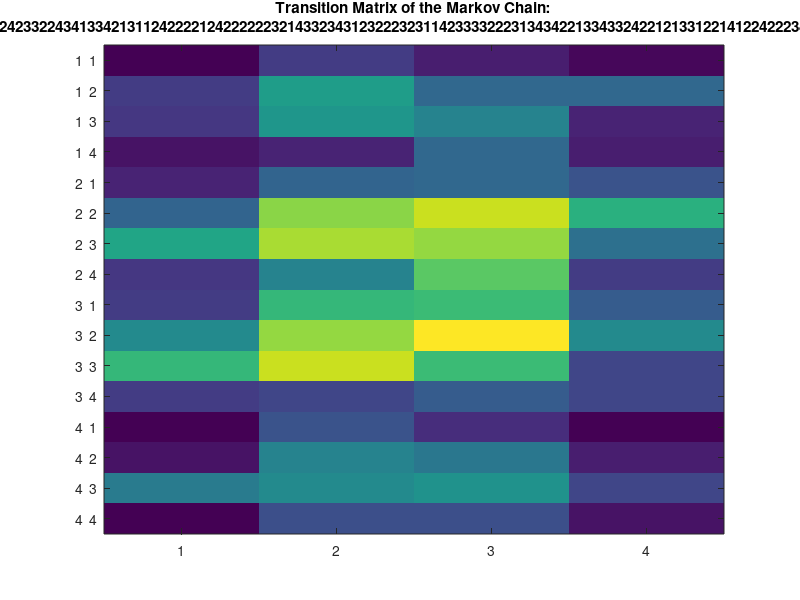

Source code (MATLAB):
function [ transitionMatrix columnStates ] = getTransitionMatrix(markovChain,Norder)
%  Constructs the transition matrix of a markov chain, given the markovChain and the order, i.e., an integer greater or equal to 1.
%
% Inputs:
%    markovChain : the markov chain, in integers.
%    Norder : the order to be analyzed. 
% Ouptuts: 
%    transition matrix: the state-transition matrix (TM), where each value represents
%                       the number of occurrence for a sequence of states, which is the 
%                       previous state (column of TM) followed by the current state (row of TM).
%                       (See references for more info.)
%    columnStates: the sequence for the previous state(column of TM).
%%
% %Example 1:
% %outputs the 1st order transition matrix of the below markov chain.
% markovChain = [1 6 1 6 4 4 4 3 1 2 2 3 4 5 4 5 2 6 2 6 2]; Norder = 1;
% [ transitionMatrix columnStates ] = getTransitionMatrix(markovChain,Norder);
%
%%
% %Example 2:
% %plots the 2nd order transition matrix of a random markov chain with 4 states
% getTransitionMatrix;
%
%%
% ref: http://en.wikipedia.org/wiki/Markov_chain
%      http://stackoverflow.com/questions/11072206/constructing-a-multi-order-markov-chain-transition-matrix-in-matlab
%      
% $ version 1   $ by Pangyu Teng $ 25JUN2012 $ created $ 
% $ version 1.1 $ by Pangyu Teng $ 26Jun2012 $ updated, multi-order support
%

if nargin < 2,
    display(sprintf('2 inputs required (getTransitionMatrix.m)\nusing example data... '));
    %return;        
    markovChain = round(3*rand([1,1000])+1);
    Norder = 2;
end

if Norder < 1,
    display('Norder has to be >1 (getTransitionMatrix.m)');
    return;
end

if numel(markovChain) <= Norder
    display('Need more data for the 1st input. (getTransitionMatrix.m)');
    return;
end

%make markovChain a column
if size(markovChain,1) > 1;
    markovChain = markovChain';
end

%number of states
Nstates = max(markovChain);

if Norder == 1,
    
    %get transition matrix
    transitionMatrix = full(sparse(markovChain(1:end-1),markovChain(2:end),1,Nstates^Norder,Nstates));
    columnStates = cellstr(regexprep(num2str(1:Nstates),'[^\w'']','')');
    
else

    %get Norder-contiguous sequences of the markov chain
    ngrams = [];
    for i = 0:Norder-1
        ngrams = [ngrams, circshift(markovChain,[0 -1*(i)])'];
    end
    ngrams = cellstr(num2str( ngrams));
    ngrams = ngrams(1:end-Norder);

    
    %create  all combinations of Norder-contiguous sequences
    [x{1:Norder}] = ndgrid(1:Nstates);

    %format x to cell
    evalStr = ['xCell = cellstr(num2str(['];
    for i = 1:Norder
        evalStr = [evalStr 'x{' num2str(i) '}(:) '];            
    end
    evalStr = [evalStr ']));'];
    eval(evalStr);

    %map ngrams to numbers
    [gn,trashToo,g]=unique([xCell;ngrams]);
    s1 = g(Nstates^Norder+1:end);

    %states following the ngrams
    s2 = markovChain(Norder+1:end);

    %reordered xCell.
    columnStates = gn(1:Nstates^Norder);    
    
    %get transition matrix
    transitionMatrix = full( sparse(s1,s2,1,Nstates^Norder,Nstates) );

end

if nargout < 1

    %plot the transition matrix
    imagesc(transitionMatrix);
    str= 'Transition Matrix of the Markov Chain:\n';
    str=[str sprintf('%d',markovChain) '...'];
    title(sprintf(str));    
    
    %replace tickLabels with states.
    set(gca,'YTick',1:numel(columnStates));
    set(gca,'YTickLabel',columnStates);
    set(gca,'XTick',1:Nstates);
    set(gca,'XTickLabel',1:Nstates);
    
end